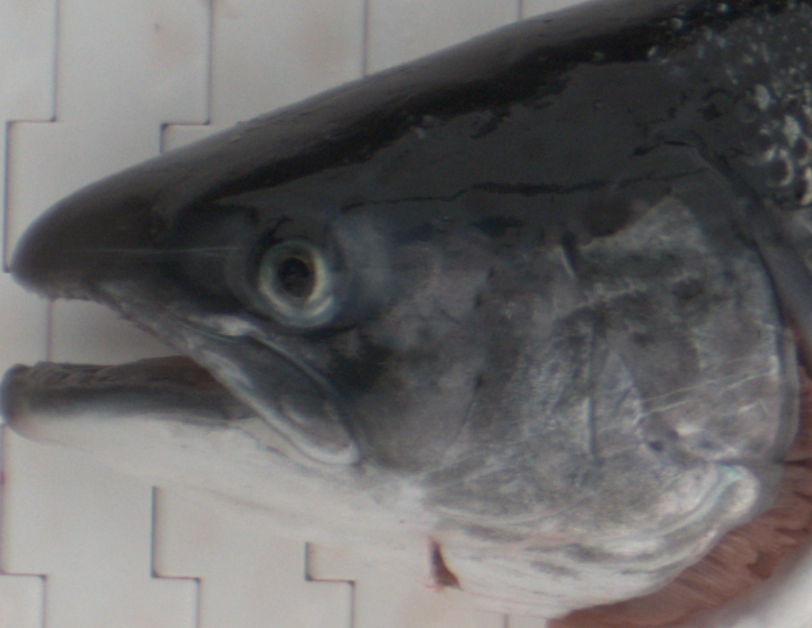
#> input picture spotless.png, 812 x 628 px
$ python image_synthesizer.py
#> lines starting #> are read from the running program, lines starting #| are printed output that depends on the picture; after the words box and inside, x2 and y2 are one past the last pixel; in counts of white or black regions, pixels touching at a corner belong together
import cv2
import random
from scipy.ndimage.filters import gaussian_filter
import numpy as np
from scipy.ndimage.interpolation import map_coordinates

for i in range(0, 0):
    s_img = cv2.imread("Test/Data/cropped_v4.png", 0)
    s_img = cv2.resize(s_img, (int(s_img.shape[1] / 2), int(s_img.shape[0] / 2)))
    og = cv2.resize(s_img, (int(s_img.shape[1] / 2), int(s_img.shape[0] / 2)))
    rows = s_img.shape[0]
    cols = s_img.shape[1]

    # TODO ADD NOISE
    noise = np.zeros((rows, cols))
    m = (10, 12, 34)
    sigma = (1, 5, 50)
    cv2.randn(noise, m, sigma)

    cv2.imshow("f", s_img)
    s_img += noise

    cv2.imshow("dst", s_img)
    cv2.waitKey(0)


for i in range(0, 20):

    l_img = cv2.imread("spotless.png", 1)
#> l_img is the input picture: shape (628, 812, 3); mean B, G, R 102, 101.7, 103.2
    y_mask = np.zeros((l_img.shape[0], l_img.shape[1]))

    for i in range(0, random.randint(4, 13)):

        s_img = cv2.imread("dot2.png", -1)
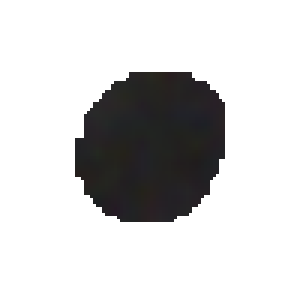
#> input picture dot2.png, 100 x 100 px (shown 3 times larger)
#> s_img is the input picture: shape (100, 100, 4); mean B, G, R, A 210.1, 210, 210.4, 50.7

        s_img[:, :, 0:2] = s_img[:, :, 0:2] * (random.randint(1, 100) / 70)
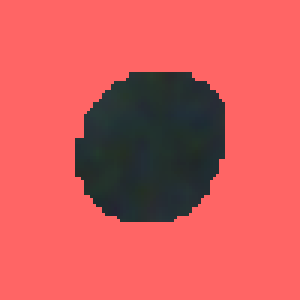
#> s_img: shape (100, 100, 4) (shown 3 times larger); mean B, G, R, A 90.1, 90, 210.4, 50.7

        reductionMultiplierX = (random.randint(1,80) / 40) + 1
        reductionMultiplierY = (random.randint(1,80) / 40) + 1

        s_img = cv2.resize(s_img, (int(s_img.shape[1] / reductionMultiplierX), int(s_img.shape[0] / reductionMultiplierY)))
#> s_img: shape (86, 42, 4)

        rows = cols = s_img.shape[0]
#> rows = 86; cols = 86

        #M = np.float32([[1, 0, 100], [0, 1, 50]])
        #dst = cv2.warpAffine(s_img, M, (cols, rows))

        # TODO ---------------- FIX THE CUTOFF

        M = cv2.getRotationMatrix2D((cols / 2, rows / 2), random.randint(0, 360), 0.4)
        s_img = cv2.warpAffine(s_img, M, (cols , rows))
#> s_img: shape (86, 86, 4)

        s_img = cv2.resize(s_img, (int(s_img.shape[1] * 2.5), int(s_img.shape[0] * 2.5)))
#> s_img: shape (215, 215, 4)

        #cv2.imshow("partial", s_img)
        #cv2.waitKey(0)

        y_offset = random.randint(150, 400)
        x_offset = random.randint(300, 500)

        y1, y2 = y_offset, y_offset + s_img.shape[0]
#> y1 = 397; y2 = 612
        x1, x2 = x_offset, x_offset + s_img.shape[1]
#> x1 = 430; x2 = 645

        mask = s_img[:, :, 3] > 200
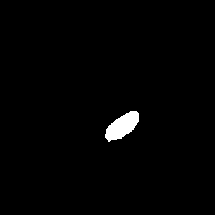
#> mask: shape (215, 215) bool; 1.3% white; 1 white region, box (x1, y1, x2, y2) and area: (105, 111, 139, 142) 609

        for c in range(0, 2):
            s_img[:, :, c] = s_img[:, :, c] * mask
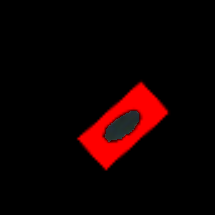
#> s_img: shape (215, 215, 4); mean B, G, R, A 0.6, 0.6, 16.4, 4

        alpha_s = mask.astype(int)
        alpha_l = 1 - alpha_s

        l_cut = l_img[y1:y2, x1:x2, :]
        y_mask_cut = y_mask[y1:y2, x1:x2]

        s_img = cv2.cvtColor(s_img, cv2.COLOR_BGR2GRAY)
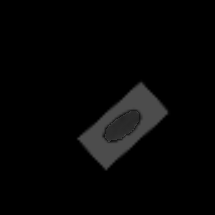
#> s_img: shape (215, 215); min 0, max 76, mean 5.3
        kernel = np.ones((5, 5), np.float32) / 25
        s_img = cv2.filter2D(s_img, -1, kernel)

        #cv2.imshow("why", s_img)
        #cv2.waitKey(0)
        #print(s_img.shape)

        s_img = s_img.reshape(s_img.shape[1], s_img.shape[0], 1)

        if l_cut.shape[0] == l_cut.shape[1] == s_img.shape[0] == s_img.shape[1] == y_mask_cut.shape[0] == y_mask_cut.shape[1]:

            simg = alpha_s * s_img[:, :, 0]
#> simg: shape (215, 215) int64; 17 distinct labels, from 0 to 53

            y_mask[y1:y2, x1:x2] += mask
#> y_mask: shape (628, 812) float64; values 0 (black) and 1 (white), 0.12% white; 1 white region, box (x1, y1, x2, y2) and area: (535, 508, 569, 539) 609

            for c in range(0, 3):
                roi = alpha_l * l_cut[:, :, c]
                l_img[y1:y2, x1:x2, c] = (simg + roi)
#> this loop made 3 passes
#> pass 1, `roi = alpha_l * l_cut[:, :, c]`:
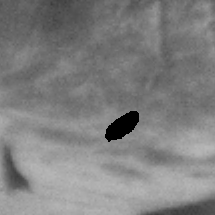
#> roi: shape (215, 215) int64; min 0, max 184, mean 128

    cv2.imshow("result", l_img)
    cv2.imshow("mask", y_mask)
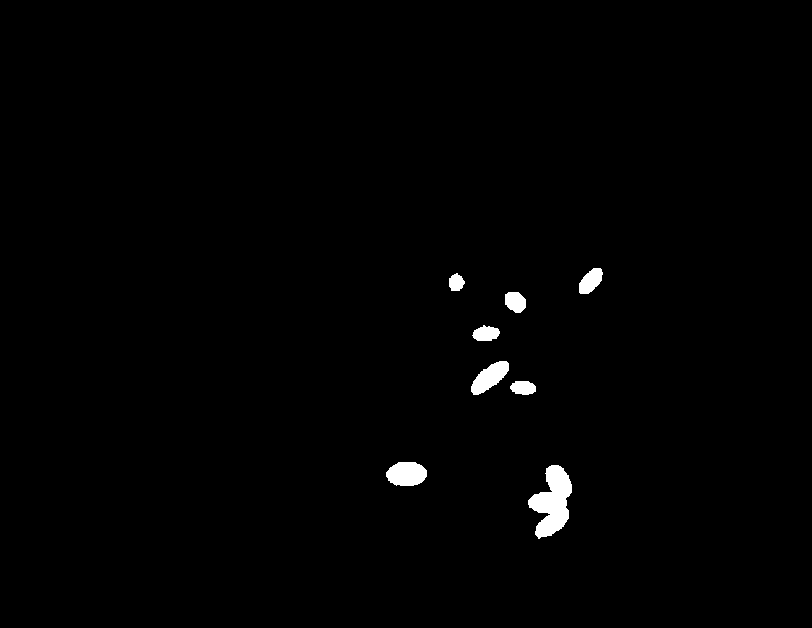
#> window 'mask': shape (628, 812); 0.97% white; 8 white regions, largest, box (x1, y1, x2, y2) and area: (528, 465, 572, 539) 1869, (386, 462, 427, 486) 794, (471, 361, 509, 395) 712
    cv2.imwrite(("Showcase/{}.jpg").format(i), l_img)
    cv2.waitKey(0)
